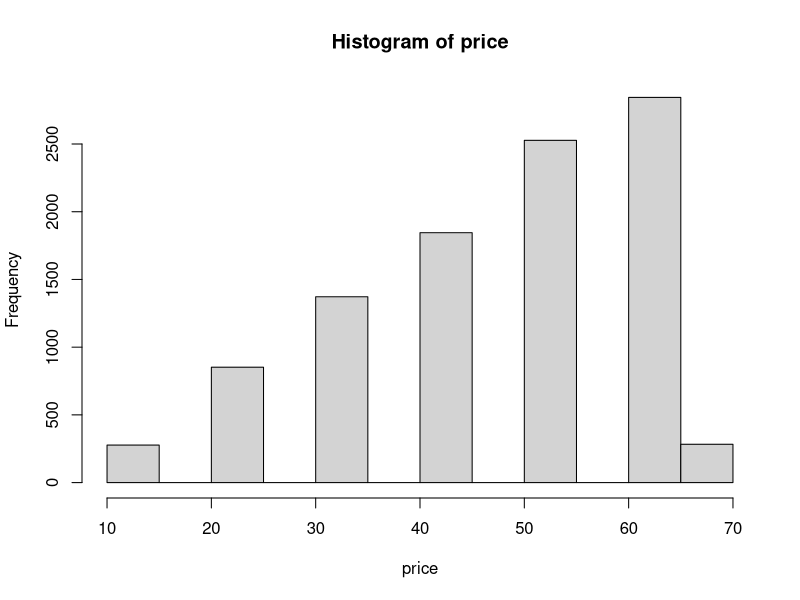

R code for this plot:
## ---- chunk 1
1 + 1
## ---- chunk 2
#| echo: false
2 * 2
## ---- chunk 3
N = 10000
d1 = sample(1:6, N, replace = TRUE) # sample rolls of die number 1
d2 = sample(1:6, N, replace = TRUE) # sample rolls of die number 2
price = 10*pmax(d1, d2) + pmin(d1, d2) # calculates price
hist(price) # produces histogram of prices
table(price) # produces
afford = (price<=50) # true when price is less than or equal to 50, false otherwise
sum(afford) / N
